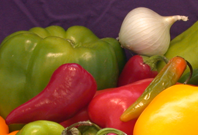
%> input picture 03_convolution_noise_denoising_edges/input/onion.png, 198 x 135 px
$ octave main.m   (GNU Octave 9; MATLAB toolbox functions it lacks are replaced by stand-ins)
%> lines starting %> are read from the running program, lines starting %| are printed output that depends on the picture; in (x1, y1, x2, y2) boxes, pixels count from 0 and x2, y2 are one past the last pixel; in counts of white or black regions, pixels touching at a corner belong together; the program's own positions count from 1
% 03 — Convolution, Noise Models, Denoising, and Edge Extraction
% Reproducible DIP module (exports all figures to ./output)

clear; close all; clc;

%% Paths
inDir  = fullfile(pwd, "input");
outDir = fullfile(pwd, "output");
if ~exist(outDir, "dir"); mkdir(outDir); end

imgPath = fullfile(inDir, "onion.png");
assert(exist(imgPath, "file") == 2, "Missing input image: %s", imgPath);

%% Load + grayscale
rgb = imread(imgPath);
%> rgb is the input picture: size 135x198x3 uint8; mean R, G, B 137.3, 92.8, 45.3
gray = rgb2gray(rgb);

%% 1) Custom convolution on color image (HSV-V channel)
K = [-1  1  1;
     -1 -1  1;
     -1  1  1];

rgbConv = myConvHSVValue(rgb, K, "same");
%> in myConvHSVValue, `hsv = rgb2hsv(inRGB);`: hsv: size 135x198x3 double; mean H, S, V 0.406, 0.698, 0.544
%> in myConvHSVValue, `s = hsv(:,:,2)`:
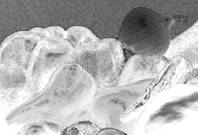
%> s: size 135x198 double; min 0.0791, max 1, mean 0.698
%> in myConvHSVValue, `v = hsv(:,:,3)`:
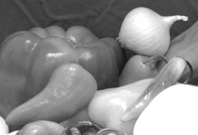
%> v: size 135x198 double; min 0.0824, max 1, mean 0.544
%> in myConvHSVValue, `v2 = conv2(double(v), double(kernel), shape);`:
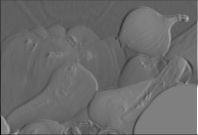
%> v2: size 135x198 double; min -2, max 4, mean 0.534; drawn with min black and max white
%> in myConvHSVValue, `hsv2 = cat(3, h, s, v2);`: hsv2: size 135x198x3 double; mean H, S, V 0.406, 0.698, 0.422
%> in myConvHSVValue, `outRGB = hsv2rgb(hsv2);`:
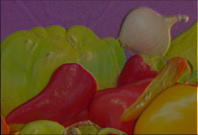
%> outRGB: size 135x198x3 double; mean R, G, B 0.415, 0.284, 0.158

h = figure("Name","01 Convolution (HSV-V)");
montage({rgb, rgbConv}, "BackgroundColor","w", "BorderSize",20, "Size",[1 2]);
title("Original vs Custom Convolution (applied on HSV Value channel)");
exportgraphics(h, fullfile(outDir, "01_original_vs_convolution.png"));

%% 2) Salt & pepper noise + median denoise
spNoisy = imnoise(gray, "salt & pepper");
spDenoised = medfilt2(spNoisy);

h = figure("Name","02 SaltPepper + Median");
montage({gray, spNoisy}, "BackgroundColor","w", "BorderSize",20, "Size",[1 2]);
title("Clean grayscale vs Salt & Pepper noisy");
exportgraphics(h, fullfile(outDir, "02_clean_vs_saltpepper.png"));

h = figure("Name","03 Median Denoise");
montage({gray, spDenoised}, "BackgroundColor","w", "BorderSize",20, "Size",[1 2]);
title("Clean grayscale vs Median denoised");
exportgraphics(h, fullfile(outDir, "03_clean_vs_median_denoised.png"));

%% 3) Gaussian noise + Gaussian denoise + average-filter denoise via custom conv
gaussNoisy = imnoise(gray, "gaussian", 0, 0.01);
gaussDenoised = imgaussfilt(gaussNoisy, 2);

avgK = fspecial("average", [3 3]);
avgDenoised = myConvGray(gaussNoisy, avgK, "same");
%> in myConvGray, `x = conv2(double(inGray), double(kernel), shape);`:
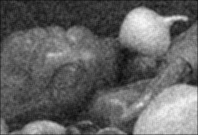
%> x: size 135x198 double; min 9.67, max 246.1, mean 99.8

h = figure("Name","04 Gaussian + Gaussian Filter");
montage({gaussNoisy, gaussDenoised}, "BackgroundColor","w", "BorderSize",20, "Size",[1 2]);
title("Gaussian noisy vs imgaussfilt denoised");
exportgraphics(h, fullfile(outDir, "04_gaussian_noisy_vs_gauss_denoised.png"));

h = figure("Name","05 Gaussian Filter vs Avg Conv");
montage({gaussDenoised, avgDenoised}, "BackgroundColor","w", "BorderSize",20, "Size",[1 2]);
title("imgaussfilt denoise vs average-filter denoise (custom conv)");
exportgraphics(h, fullfile(outDir, "05_gauss_denoised_vs_avgconv_denoised.png"));

%% 4) Edge extraction (Canny)
edgesSP  = edge(spDenoised, "canny");
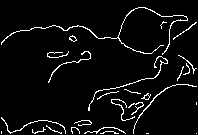
%> edgesSP: size 135x198 logical; 5.1% white in thin lines or dots
edgesAVG = edge(avgDenoised, "canny");
%> edgesAVG: size 135x198 logical; 8.2% white in thin lines or dots

h = figure("Name","06 Edge Maps");
montage({edgesSP, edgesAVG}, "BackgroundColor","w", "BorderSize",20, "Size",[1 2]);
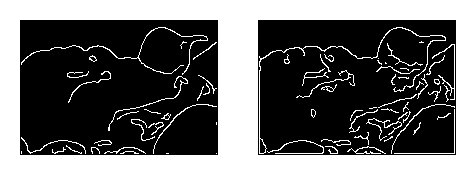
%> displayed picture: size 175x476 logical; 40.1% white; 71 white regions (21 under 20 px), largest, box (x1, y1, x2, y2) and area: (0, 0, 476, 175) 29840, (259, 27, 446, 154) 493, (21, 27, 208, 75) 363
title("Canny edges: Median-denoised S&P vs AvgConv-denoised Gaussian");
exportgraphics(h, fullfile(outDir, "06_edges_comparison.png"));

disp("Done. Outputs saved to ./output/");

%% ---------------- Local functions ----------------

function outRGB = myConvHSVValue(inRGB, kernel, shape)
% Apply conv2 to HSV Value channel only, then reconstruct RGB.
% - Uses double precision for safety
% - Clips output to [0,1] for valid HSV value channel

    hsv = rgb2hsv(inRGB);
    h = hsv(:,:,1); s = hsv(:,:,2); v = hsv(:,:,3);

    v2 = conv2(double(v), double(kernel), shape);

    % Normalize to [0,1] conservatively (avoid blow-up)
    v2 = rescale(v2, 0, 1);

    hsv2 = cat(3, h, s, v2);
    outRGB = hsv2rgb(hsv2);
end

function outGray = myConvGray(inGray, kernel, shape)
% Convolution for grayscale images with proper casting + clipping.

    x = conv2(double(inGray), double(kernel), shape);

    % clip to displayable range
    x = max(min(x, 255), 0);
    outGray = uint8(x);
end
